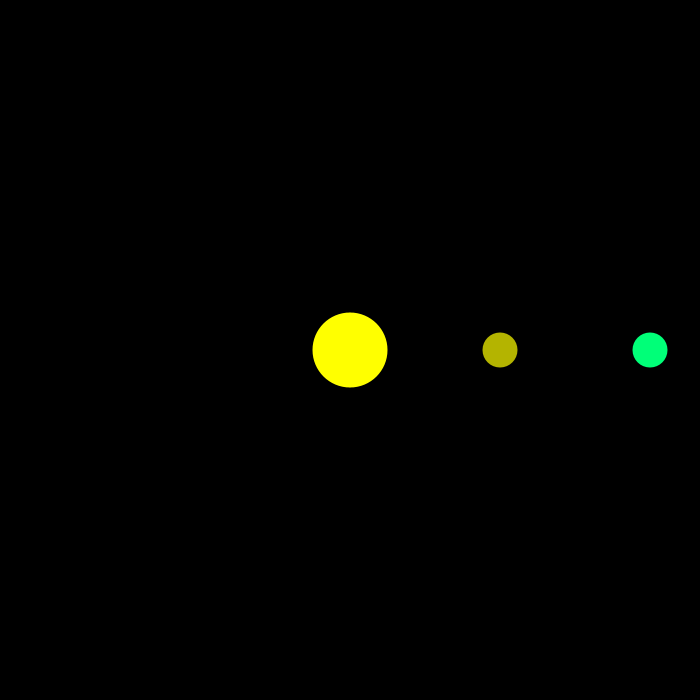
Frame 1 (no input)
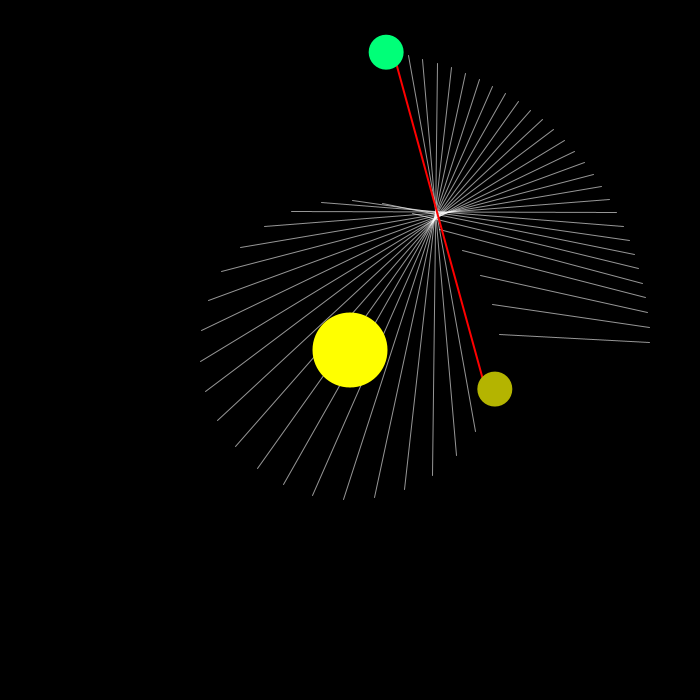
Frame 60 (the mouse pressed at the canvas centre just before this capture)
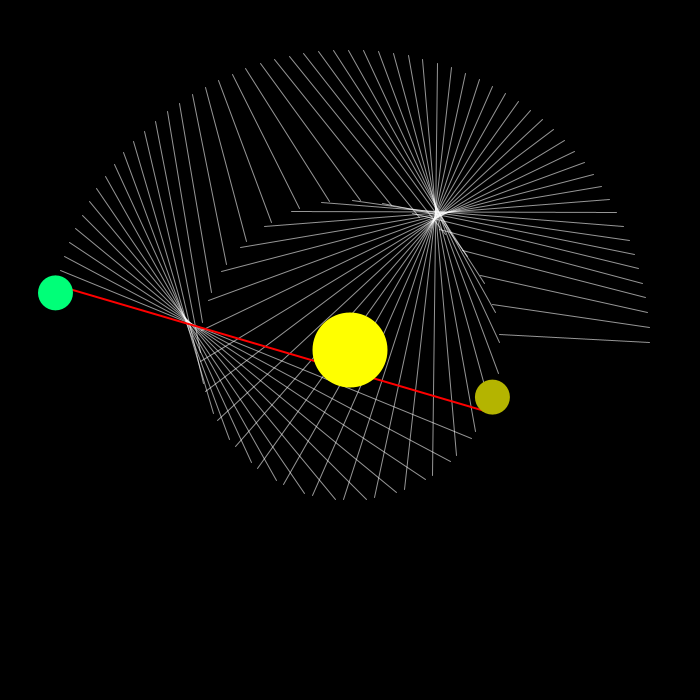
Frame 120 (the mouse held since frame 60 and released just before this capture)

The Processing sketch that drew these frames (run headless with seeded random() and noise(); from frame 60 on, the mouse is pressed at the canvas centre):

// Processing sketch: Mercury_Orbit
// ── Mercury_Orbit.pde
float earthFreq = 0.025;
float freqRatio =  365.25/87.98;
int framesBetweenLines = 2;

float t = 0.0;
Planet sun, mercury, earth;
float xC, yC;


void setup() {
  background(0);
  size(700, 700);
  noFill();
  
  xC = width/2; yC = height/2;
  
  mercury = new Planet( 150, earthFreq * freqRatio, 35, color(180, 180, 0));
  earth = new Planet( 300, earthFreq, 35, color(0, 255, 120));
  sun = new Planet( 0, 0, 75, color(255, 255, 0));
}


void draw() {
  background(0);
  
  stroke(255, 255, 255, 150);  
  strokeWeight(1);
  noFill();
  
  for( int i = 0; i < mercury.trail.size(); i++ ) {
    PVector p1 = mercury.trail.get(i);
    PVector p2 = earth.trail.get(i);
    if( i == mercury.trail.size() - 1 ) {
      stroke(255, 0, 0);
      strokeWeight(2);
    }
    line( p1.x, p1.y, p2.x, p2.y );
  } 
  
  noStroke();
  
  mercury.drawMe();
  earth.drawMe();
  sun.drawMe();
  
  mercury.updatePos();
  earth.updatePos();
 
  t += 1;
}

// ── Planet_class.pde
class Planet {
  float R;
  float freq;
  float diam;
  PVector pos;
  ArrayList<PVector> trail = new ArrayList();
  color col;
  
  Planet(float r, float f, float d, color c) {
    this.R = r;
    this.freq = f;
    this.diam = d;
    this.pos = new PVector(xC + R, yC);
    this.col = c;
    
  }
  
  void updatePos() {
    this.pos.x = xC + R*cos(freq*t); 
    this.pos.y = yC - R*sin(freq*t);
    
    if( frameCount % framesBetweenLines == 0)
      trail.add( new PVector(this.pos.x, this.pos.y) );
  }
  
  
  void drawMe() {
    fill( this.col );
    circle( this.pos.x, this.pos.y, this.diam );
  }
}
